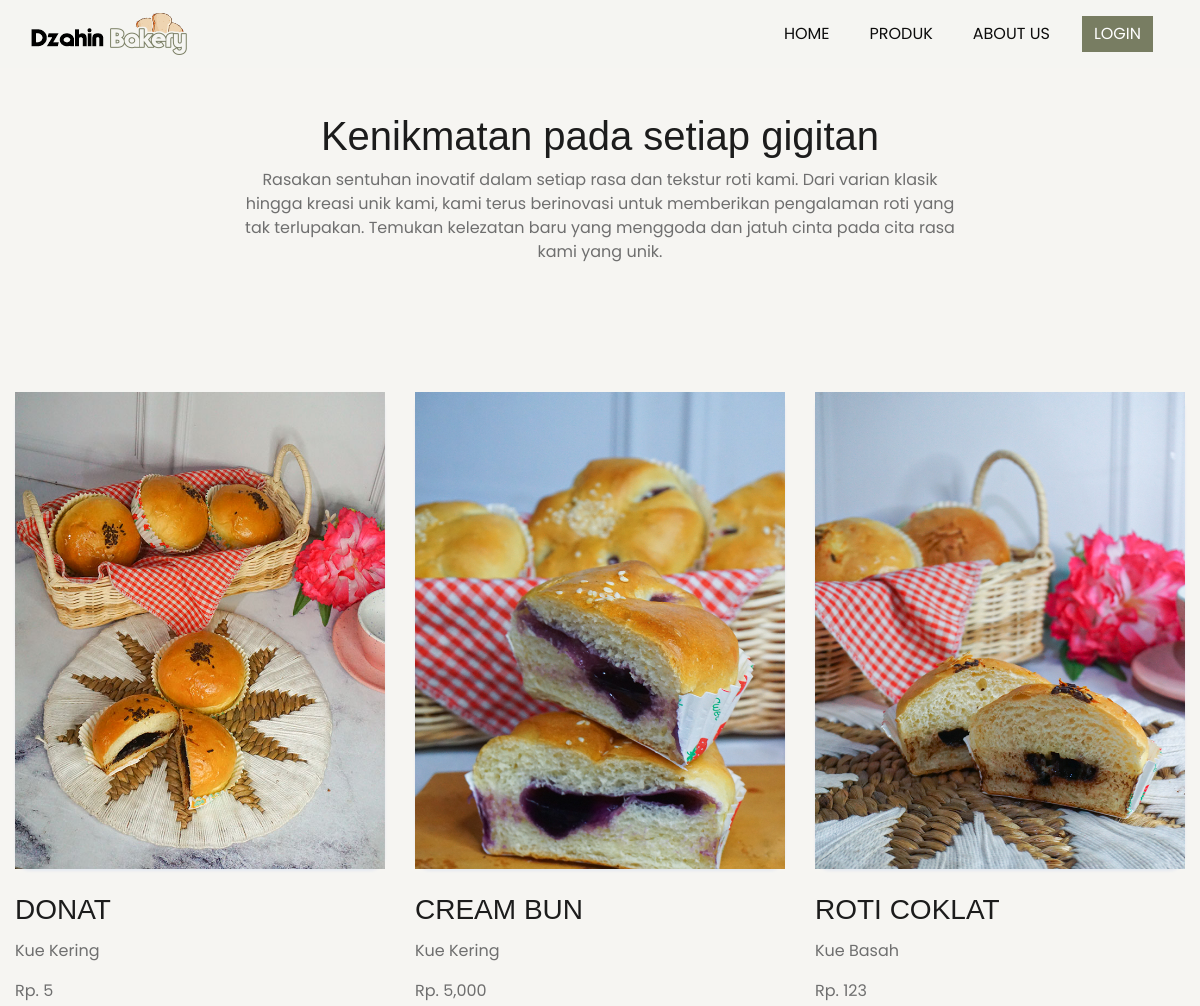
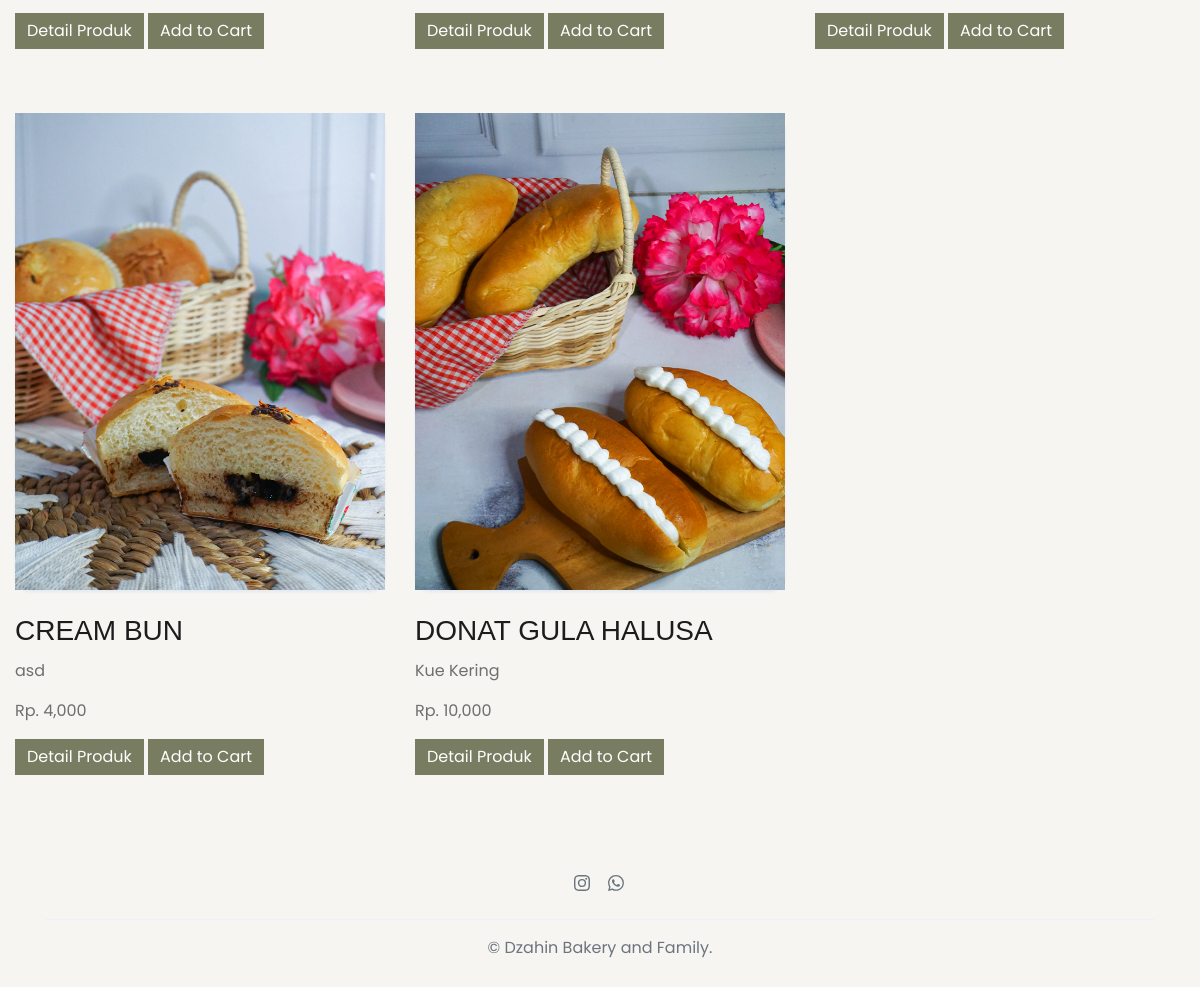
The page /index.php/home/produk on the database its author committed (2 pictures, top to bottom).
### tables this page shows
CREATE TABLE `tbl_produk` (
  `idProduk` int(11) NOT NULL,
  `idKategori` int(11) NOT NULL,
  `foto` varchar(100) NOT NULL,
  `namaProduk` varchar(30) NOT NULL,
  `harga` varchar(6) NOT NULL,
  `stok` int(3) NOT NULL,
  `berat` int(11) NOT NULL,
  `deskripsi_produk` text NOT NULL
);

CREATE TABLE `tbl_kategori` (
  `idKategori` int(11) NOT NULL,
  `namaKategori` varchar(30) NOT NULL
);

### application/controllers/Home.php (called while the page is built, shortened)
<?php
class Home extends CI_Controller{
	function __construct(){
		$this->load->model('Madmin');
		$this->load->library('cart');
		}
	public function produk(){
			$data['detailProduk'] = $this->Madmin->tampilJoin()->result();
			$this->load->view('website/header');
			$this->load->view('website/produk', $data);
			$this->load->view('website/footer');
		}
}

### index.php (called while the page is built, shortened)
<?php
require_once BASEPATH.'core/CodeIgniter.php';

### application/models/Madmin.php (called while the page is built, shortened)
<?php
class Madmin extends CI_Model
{
  public function tampilJoin(){
		$this->db->select('*');
		$this->db->from('tbl_produk');
		$this->db->join('tbl_kategori', 'tbl_produk.idKategori = tbl_kategori.idKategori', 'left');
		$query = $this->db->get();
		return $query;
	}
}

### application/views/website/produk.php (the view)
<section class="subscribe">
    <div class="container">
        <div class="row d-flex justify-content-center">
            <div class="col-lg-8">
                <div class="subscribe-content padding-large">
                    <div class="subscribe-header">
                        <h2 class="display-6 text-center">Kenikmatan pada setiap gigitan</h2>
                        <p class="text-center">Rasakan sentuhan inovatif dalam setiap rasa dan tekstur roti kami.
                            Dari varian klasik hingga kreasi unik kami, kami terus berinovasi untuk memberikan
                            pengalaman roti yang tak terlupakan. Temukan kelezatan baru yang menggoda dan jatuh
                            cinta pada cita rasa kami yang unik.</p>
                    </div>
                </div>
            </div>
        </div>
    </div>
</section>
<section id="latest-blog">
    <div class="container-fluid">
        <div class="row g-3 post-grid">
        <?php foreach ($detailProduk as $val) { ?>
            <div class="col-lg-4 col-md-6 col-sm-12 mb-5">
                <div class="card-item">
                    <div class="card border-0 bg-transparent">
                        <div class="card-image">
                            <img src="<?php echo base_url()?>upload/<?=$val->foto?>" alt="" class="post-image img-fluid">
                        </div>
                    </div>
                    <div class="card-body p-0 mt-4">
                        <h3 class="card-title text-uppercase">
                            <a><?php echo $val->namaProduk; ?></a>
                        </h3>
                        <p><?php echo $val->namaKategori; ?></p>
                        <p>Rp. <?php echo number_format($val->harga, 0); ?></p>
                        <a href="<?php echo site_url('home/detail_produk/' . $val->idProduk);?>" class="btn btn-primary">Detail Produk</a>
                        <a href="<?php echo site_url('home/add_cart/'. $val->idProduk);?>" class="btn btn-primary">Add to Cart</a>
                    </div>
                </div>
            </div>
            <?php } ?>
        </div>
    </div>
</section>

### assets/user/css/style.css (style rules this page uses)
:root { --accent-color: #0d0d0d; --bs-gray-100: #f3f3f3; --bs-gray-200: #e7e5e2; --bs-primary: #787d62; --bs-secondary: #f6f5f2; --bs-primary-rgb: 120, 125, 98; --bs-body-bg-rgb: 246, 245, 242; --bs-light: #fff; --bs-dark: #000; --navbar-color-color: #131814; --swiper-theme-color: #787d62 !important; --swiper-pagination-color: #787d62 !important; }
:root { --body-font: "Poppins", sans-serif; --heading-font: "Cinzel", sans-serif; }
*, *::before, *::after { -webkit-box-sizing: border-box; -moz-box-sizing: border-box; box-sizing: border-box; }
html { box-sizing: border-box; }
body { font-family: var(--body-font); font-size: 16px; font-weight: 300; line-height: 1.6; color: var(--accent-color); margin: 0; }
a { color: var(--bs-dark); text-decoration: none; transition: 0.3s color ease-out; }
.padding-large { padding-top: 7em; padding-bottom: 7em; }
h1, h2, h3, h4, h5 { font-family: var(--heading-font); }
.container-fluid { max-width: 1540px; }
.btn.btn-primary { background: var(--bs-primary); color: var(--bs-light); border: none; }

### assets/user/css/style_cart.css (style rules this page uses)
a { text-decoration: none !important; }
.card { margin-bottom: 24px; -webkit-box-shadow: 0 2px 3px #e4e8f0; box-shadow: 0 2px 3px #e4e8f0; }
.card { position: relative; display: -webkit-box; display: -ms-flexbox; display: flex; -webkit-box-orient: vertical; -webkit-box-direction: normal; -ms-flex-direction: column; flex-direction: column; min-width: 0; word-wrap: break-word; background-color: #fff; background-clip: border-box; border: 1px solid #eff0f2; border-radius: 1rem; }

### rows shown on the page
tbl_produk: foto (picture), namaProduk "DONAT", idKategori.namaKategori "Kue Kering", harga "5"
tbl_produk: foto (picture), namaProduk "CREAM BUN", idKategori.namaKategori "Kue Kering", harga "5,000"
tbl_produk: foto (picture), namaProduk "ROTI COKLAT", idKategori.namaKategori "Kue Basah", harga "123"
tbl_produk: foto (picture), namaProduk "CREAM BUN", idKategori.namaKategori "asd", harga "4,000"
tbl_produk: foto (picture), namaProduk "DONAT GULA HALUSA", idKategori.namaKategori "Kue Kering", harga "10,000"
